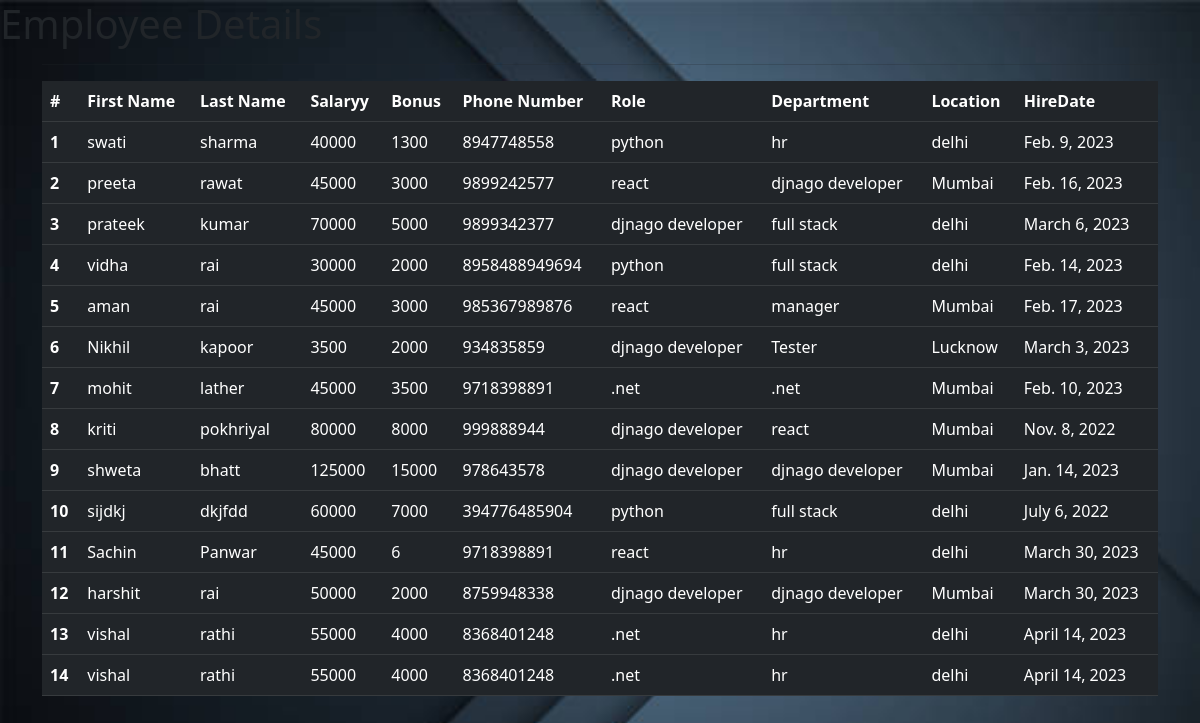
Page /all_emp/ on the committed database.
### office_emp/models.py (models this page shows, shortened)
class Employee(models.Model):
    first_name = models.CharField(max_length=30,null=False)
    last_name = models.CharField(max_length=30)
    dept=models.ForeignKey(Department,on_delete=models.CASCADE)
    salary=models.IntegerField(default=0)
    bonus=models.IntegerField(default=0)
    role=models.ForeignKey(Role,on_delete=models.CASCADE)
    phone=models.IntegerField(default=0)
    hire_date=models.DateField()

class Role (models.Model):
    name=models.CharField(max_length=100,null=False)

class Department(models.Model):
    name=models.CharField(max_length=100,null=False)
    location=models.CharField(max_length=100)

### office_emp/views.py (the view)
# urls.py: path('all_emp/',views.all_emp, name='all_emp'),
def all_emp(request):
    emps = Employee.objects.all()
    context = {
        'emps': emps
    }
    return render(request,'all_emp.html', context)

### office_emp/templates/all_emp.html (shortened to what this page needs)
<!doctype html>
<html lang="en">
  <head>
    <link rel="stylesheet" href="https://cdn.jsdelivr.net/npm/bootstrap@5.3.0-alpha2/dist/css/bootstrap.min.css">
  </head>
  <body>
    <div class="head"><h1>Employee Details</h1></div>
  <div class="container">
    <hr>
    {% load static %}
    <link rel="stylesheet" href="{% static 'css/2nd.css' %}">
    <table class="table table-dark">
        <thead>
          <tr>
            <th scope="col">#</th>
            <th scope="col">First Name</th>
            <th scope="col">Last Name</th>
            <th scope="col">Salaryy</th>
            <th scope="col">Bonus</th>
            <th scope="col">Phone Number</th>
            <th scope="col">Role</th>
            <th scope="col">Department</th>
            <th scope="col">Location</th>
            <th scope="col">HireDate</th>
          </tr>
        </thead>
              {% for emp in emps %}
        <tbody>
          <tr>
            <th scope="row">{{emp.id}}</th>
            <td>{{emp.first_name}}</td>
            <td>{{emp.last_name}}</td>
            <td>{{emp.salary}}</td>
            <td>{{emp.bonus}}</td>
            <td>{{emp.phone}}</td>
            <td>{{emp.role.name}}</td>
            <td>{{emp.dept.name}}</td>
            <td>{{emp.dept.location}}</td>
            <td>{{emp.hire_date}}</td>
          </tr>
        </tbody>
              {% endfor %}
      </table>
  </div>
  </body>
</html>

### office_emp/static/css/2nd.css (style rules this page uses)
body { background-image: url("../img/5.jpg"); background-size: cover; background-repeat: no-repeat; }

### rows in the picture
Employee: id "1", first_name "swati", last_name "sharma", salary "40000", bonus "1300", phone "8947748558", role.name "python", dept.name "hr", dept.location "delhi", hire_date "Feb. 9, 2023"
Employee: id "2", first_name "preeta", last_name "rawat", salary "45000", bonus "3000", phone "9899242577", role.name "react", dept.name "djnago developer", dept.location "Mumbai", hire_date "Feb. 16, 2023"
Employee: id "3", first_name "prateek", last_name "kumar", salary "70000", bonus "5000", phone "9899342377", role.name "djnago developer", dept.name "full stack", dept.location "delhi", hire_date "March 6, 2023"
Employee: id "4", first_name "vidha", last_name "rai", salary "30000", bonus "2000", phone "8958488949694", role.name "python", dept.name "full stack", dept.location "delhi", hire_date "Feb. 14, 2023"
Employee: id "5", first_name "aman", last_name "rai", salary "45000", bonus "3000", phone "985367989876", role.name "react", dept.name "manager", dept.location "Mumbai", hire_date "Feb. 17, 2023"
Employee: id "6", first_name "Nikhil", last_name "kapoor", salary "3500", bonus "2000", phone "934835859", role.name "djnago developer", dept.name "Tester", dept.location "Lucknow", hire_date "March 3, 2023"
Employee: id "7", first_name "mohit", last_name "lather", salary "45000", bonus "3500", phone "9718398891", role.name ".net", dept.name ".net", dept.location "Mumbai", hire_date "Feb. 10, 2023"
Employee: id "8", first_name "kriti", last_name "pokhriyal", salary "80000", bonus "8000", phone "999888944", role.name "djnago developer", dept.name "react", dept.location "Mumbai", hire_date "Nov. 8, 2022"
Employee: id "9", first_name "shweta", last_name "bhatt", salary "125000", bonus "15000", phone "978643578", role.name "djnago developer", dept.name "djnago developer", dept.location "Mumbai", hire_date "Jan. 14, 2023"
Employee: id "10", first_name "sijdkj", last_name "dkjfdd", salary "60000", bonus "7000", phone "394776485904", role.name "python", dept.name "full stack", dept.location "delhi", hire_date "July 6, 2022"
Employee: id "11", first_name "Sachin", last_name "Panwar", salary "45000", bonus "6", phone "9718398891", role.name "react", dept.name "hr", dept.location "delhi", hire_date "March 30, 2023"
Employee: id "12", first_name "harshit", last_name "rai", salary "50000", bonus "2000", phone "8759948338", role.name "djnago developer", dept.name "djnago developer", dept.location "Mumbai", hire_date "March 30, 2023"
Employee: id "13", first_name "vishal", last_name "rathi", salary "55000", bonus "4000", phone "8368401248", role.name ".net", dept.name "hr", dept.location "delhi", hire_date "April 14, 2023"
Employee: id "14", first_name "vishal", last_name "rathi", salary "55000", bonus "4000", phone "8368401248", role.name ".net", dept.name "hr", dept.location "delhi", hire_date "April 14, 2023"
